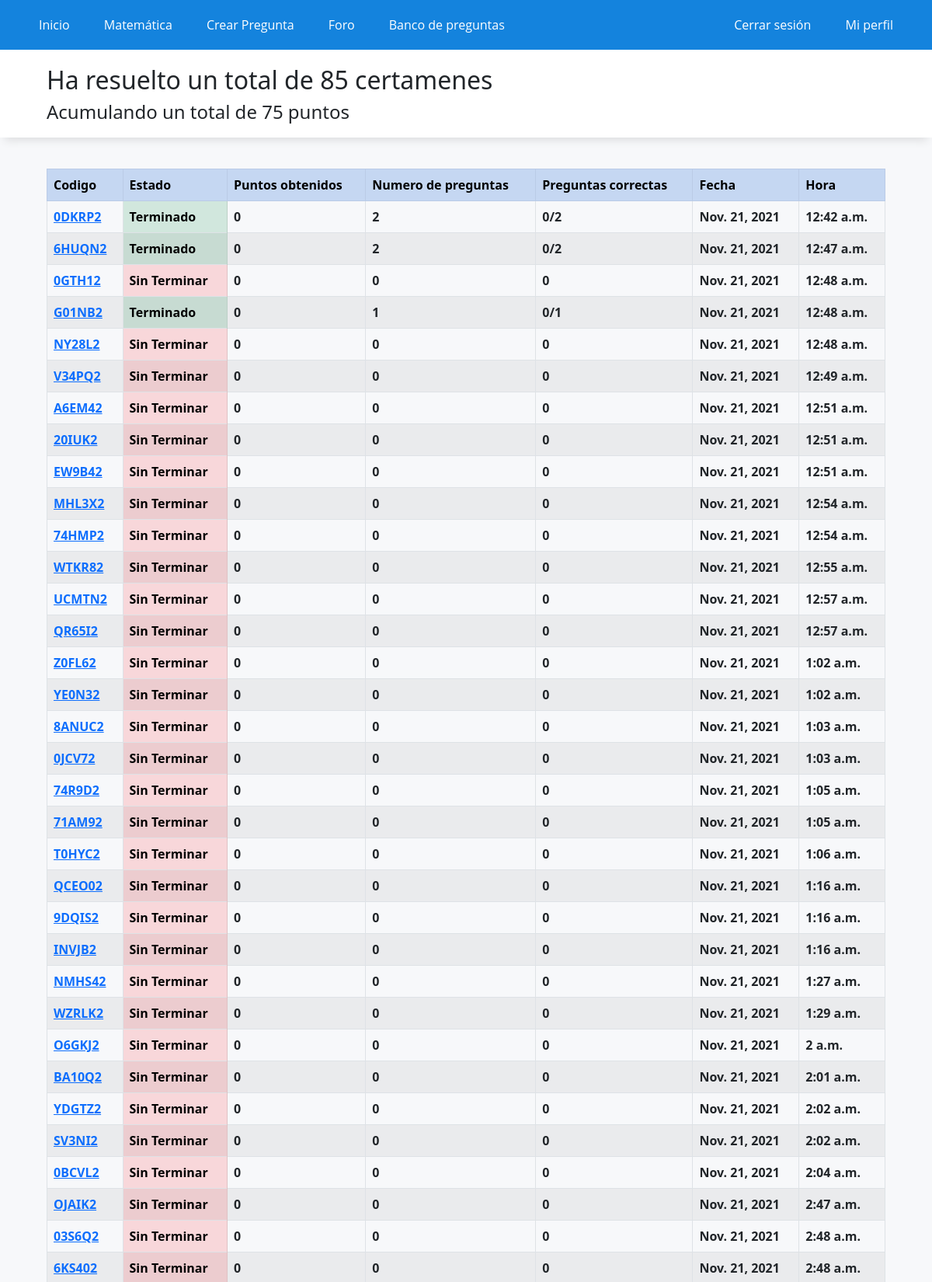
/historial/ (signed in, upper part), run on the app's committed database.
### WebApp/models.py (models this page shows)
class historialCertamen(models.Model):
    id_usuario = models.IntegerField()
    id_preguntas = models.CharField(max_length=50)
    fecha = models.DateField(auto_now_add=True)
    hora = models.TimeField(auto_now_add=True)
    estado = models.BooleanField(default=False)
    id_certamen = models.CharField(max_length=20, default="")
    n_preguntas = models.IntegerField(default=0)
    n_correctas = models.CharField(max_length=20, default="")
    puntos = models.IntegerField(default=0)
    alternativa_marcadas = models.CharField(max_length=100, default="")

### WebApp/views.py (the view)
# urls.py: path('historial/',registro_certamenes, name="historial"),
def registro_certamenes(request):
    certamenes = historialCertamen.objects.filter(id_usuario=request.user.id)
    data= {
        'puntos': profile.objects.get(name_id=request.user.id).punctuation,
        'certamenes': certamenes,
        'n_certamenes': certamenes.count(),
    }
    return render(request,'app/registro_certamenes.html',data)

### WebApp/templates/app/registro_certamenes.html (shortened to what this page needs)
{% extends 'app/base.html' %}
{% load static %}
{% block contenido %}
<div class="titulo">
    <h2>Ha resuelto un total de {{n_certamenes}} certamenes</h2>
    <h4>Acumulando un total de {{puntos}} puntos</h4>
</div>
<div class="elContenedor">
    <table class="table table-striped table-bordered">
        <tr class="table-primary">
            <th>Codigo</th>
            <th>Estado</th>
            <th>Puntos obtenidos</th>
            <th>Numero de preguntas</th>
            <th>Preguntas correctas</th>
            <th>Fecha</th>
            <th>Hora</th>
        </tr>
        {% for certamen in certamenes %}
        <tr>
            <th><a href="/certamen/?id={{certamen.id_certamen}}">{{certamen.id_certamen}}</a></th>
            {% if certamen.estado %}
            <th class="table-success">Terminado</th>
            {% else %}
            <th class="table-danger">Sin Terminar</th>
            {% endif %}
            <th>{{certamen.puntos}}</th>
            <th>{{certamen.n_preguntas}}</th>
            <th>{{certamen.n_correctas}}</th>
            <th>{{certamen.fecha}}</th>
            <th>{{certamen.hora}}</th>
        </tr>
        {% endfor %}
    </table>
</div>
{% endblock %}

### WebApp/static/app/css/styles.css (style rules this page uses)
* { margin: 0; padding: 0; -webkit-box-sizing: border-box; -moz-box-sizing: border-box; box-sizing: border-box; }
body { background: rgb(247,248,250); }
.titulo { box-shadow: 0px 10px 10px -6px rgb(222,223,225); background-color: white; padding-top: 20px; padding-bottom: 10px; padding-left: 5%; margin-bottom: 40px; width: 100%; }
.elContenedor { width: 90%; padding-top: 0px; margin:auto; }

### data on the page
historialCertamen: id_certamen "0DKRP2", estado "Terminado", puntos "0", n_preguntas "2", n_correctas "0/2", fecha "Nov. 21, 2021", hora "12:42 a.m."
historialCertamen: id_certamen "6HUQN2", estado "Terminado", puntos "0", n_preguntas "2", n_correctas "0/2", fecha "Nov. 21, 2021", hora "12:47 a.m."
historialCertamen: id_certamen "0GTH12", estado "Sin Terminar", puntos "0", n_preguntas "0", n_correctas "0", fecha "Nov. 21, 2021", hora "12:48 a.m."
historialCertamen: id_certamen "G01NB2", estado "Terminado", puntos "0", n_preguntas "1", n_correctas "0/1", fecha "Nov. 21, 2021", hora "12:48 a.m."
historialCertamen: id_certamen "NY28L2", estado "Sin Terminar", puntos "0", n_preguntas "0", n_correctas "0", fecha "Nov. 21, 2021", hora "12:48 a.m."
historialCertamen: id_certamen "V34PQ2", estado "Sin Terminar", puntos "0", n_preguntas "0", n_correctas "0", fecha "Nov. 21, 2021", hora "12:49 a.m."
historialCertamen: id_certamen "A6EM42", estado "Sin Terminar", puntos "0", n_preguntas "0", n_correctas "0", fecha "Nov. 21, 2021", hora "12:51 a.m."
historialCertamen: id_certamen "20IUK2", estado "Sin Terminar", puntos "0", n_preguntas "0", n_correctas "0", fecha "Nov. 21, 2021", hora "12:51 a.m."
historialCertamen: id_certamen "EW9B42", estado "Sin Terminar", puntos "0", n_preguntas "0", n_correctas "0", fecha "Nov. 21, 2021", hora "12:51 a.m."
historialCertamen: id_certamen "MHL3X2", estado "Sin Terminar", puntos "0", n_preguntas "0", n_correctas "0", fecha "Nov. 21, 2021", hora "12:54 a.m."
historialCertamen: id_certamen "74HMP2", estado "Sin Terminar", puntos "0", n_preguntas "0", n_correctas "0", fecha "Nov. 21, 2021", hora "12:54 a.m."
historialCertamen: id_certamen "WTKR82", estado "Sin Terminar", puntos "0", n_preguntas "0", n_correctas "0", fecha "Nov. 21, 2021", hora "12:55 a.m."
historialCertamen: id_certamen "UCMTN2", estado "Sin Terminar", puntos "0", n_preguntas "0", n_correctas "0", fecha "Nov. 21, 2021", hora "12:57 a.m."
historialCertamen: id_certamen "QR65I2", estado "Sin Terminar", puntos "0", n_preguntas "0", n_correctas "0", fecha "Nov. 21, 2021", hora "12:57 a.m."
historialCertamen: id_certamen "Z0FL62", estado "Sin Terminar", puntos "0", n_preguntas "0", n_correctas "0", fecha "Nov. 21, 2021", hora "1:02 a.m."
historialCertamen: id_certamen "YE0N32", estado "Sin Terminar", puntos "0", n_preguntas "0", n_correctas "0", fecha "Nov. 21, 2021", hora "1:02 a.m."
historialCertamen: id_certamen "8ANUC2", estado "Sin Terminar", puntos "0", n_preguntas "0", n_correctas "0", fecha "Nov. 21, 2021", hora "1:03 a.m."
historialCertamen: id_certamen "0JCV72", estado "Sin Terminar", puntos "0", n_preguntas "0", n_correctas "0", fecha "Nov. 21, 2021", hora "1:03 a.m."
historialCertamen: id_certamen "74R9D2", estado "Sin Terminar", puntos "0", n_preguntas "0", n_correctas "0", fecha "Nov. 21, 2021", hora "1:05 a.m."
historialCertamen: id_certamen "71AM92", estado "Sin Terminar", puntos "0", n_preguntas "0", n_correctas "0", fecha "Nov. 21, 2021", hora "1:05 a.m."
historialCertamen: id_certamen "T0HYC2", estado "Sin Terminar", puntos "0", n_preguntas "0", n_correctas "0", fecha "Nov. 21, 2021", hora "1:06 a.m."
historialCertamen: id_certamen "QCEO02", estado "Sin Terminar", puntos "0", n_preguntas "0", n_correctas "0", fecha "Nov. 21, 2021", hora "1:16 a.m."
historialCertamen: id_certamen "9DQIS2", estado "Sin Terminar", puntos "0", n_preguntas "0", n_correctas "0", fecha "Nov. 21, 2021", hora "1:16 a.m."
historialCertamen: id_certamen "INVJB2", estado "Sin Terminar", puntos "0", n_preguntas "0", n_correctas "0", fecha "Nov. 21, 2021", hora "1:16 a.m."
historialCertamen: id_certamen "NMHS42", estado "Sin Terminar", puntos "0", n_preguntas "0", n_correctas "0", fecha "Nov. 21, 2021", hora "1:27 a.m."
historialCertamen: id_certamen "WZRLK2", estado "Sin Terminar", puntos "0", n_preguntas "0", n_correctas "0", fecha "Nov. 21, 2021", hora "1:29 a.m."
historialCertamen: id_certamen "O6GKJ2", estado "Sin Terminar", puntos "0", n_preguntas "0", n_correctas "0", fecha "Nov. 21, 2021", hora "2 a.m."
historialCertamen: id_certamen "BA10Q2", estado "Sin Terminar", puntos "0", n_preguntas "0", n_correctas "0", fecha "Nov. 21, 2021", hora "2:01 a.m."
historialCertamen: id_certamen "YDGTZ2", estado "Sin Terminar", puntos "0", n_preguntas "0", n_correctas "0", fecha "Nov. 21, 2021", hora "2:02 a.m."
historialCertamen: id_certamen "SV3NI2", estado "Sin Terminar", puntos "0", n_preguntas "0", n_correctas "0", fecha "Nov. 21, 2021", hora "2:02 a.m."
historialCertamen: id_certamen "0BCVL2", estado "Sin Terminar", puntos "0", n_preguntas "0", n_correctas "0", fecha "Nov. 21, 2021", hora "2:04 a.m."
historialCertamen: id_certamen "OJAIK2", estado "Sin Terminar", puntos "0", n_preguntas "0", n_correctas "0", fecha "Nov. 21, 2021", hora "2:47 a.m."
historialCertamen: id_certamen "03S6Q2", estado "Sin Terminar", puntos "0", n_preguntas "0", n_correctas "0", fecha "Nov. 21, 2021", hora "2:48 a.m."
historialCertamen: id_certamen "6KS402", estado "Sin Terminar", puntos "0", n_preguntas "0", n_correctas "0", fecha "Nov. 21, 2021", hora "2:48 a.m."

### other printed values
{{ n_certamenes }} "85"
{{ puntos }} "75"
